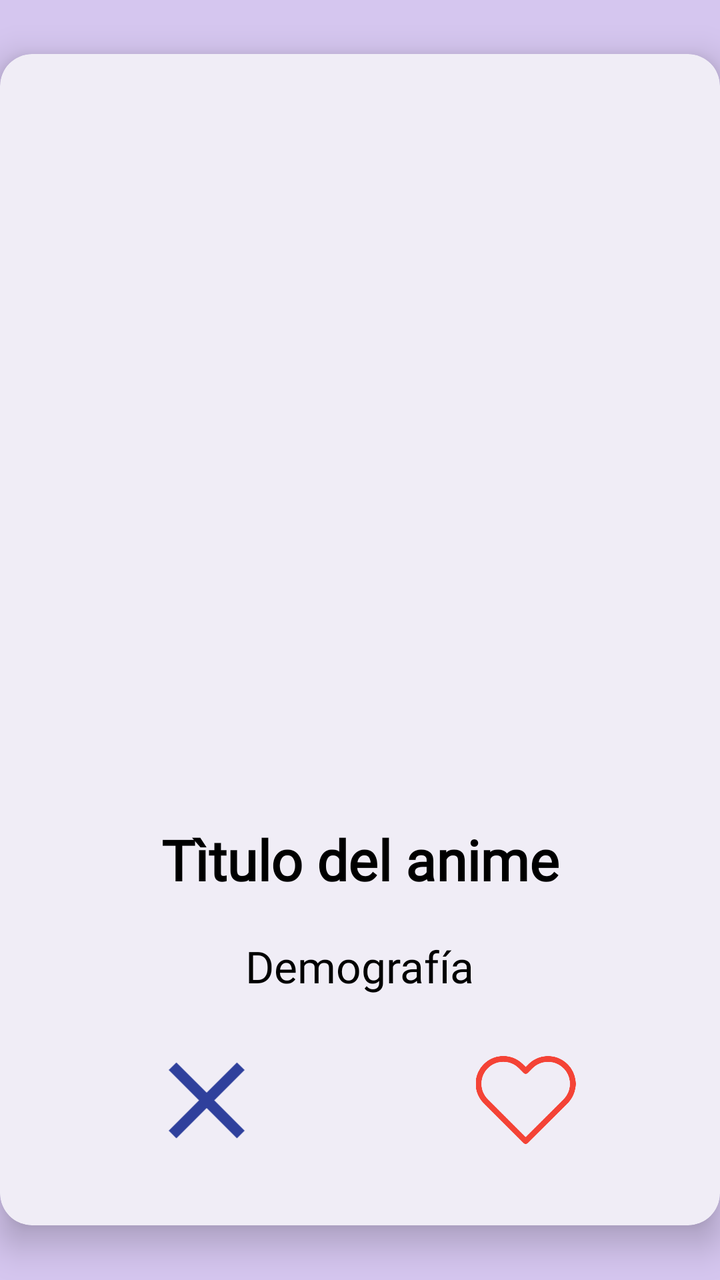
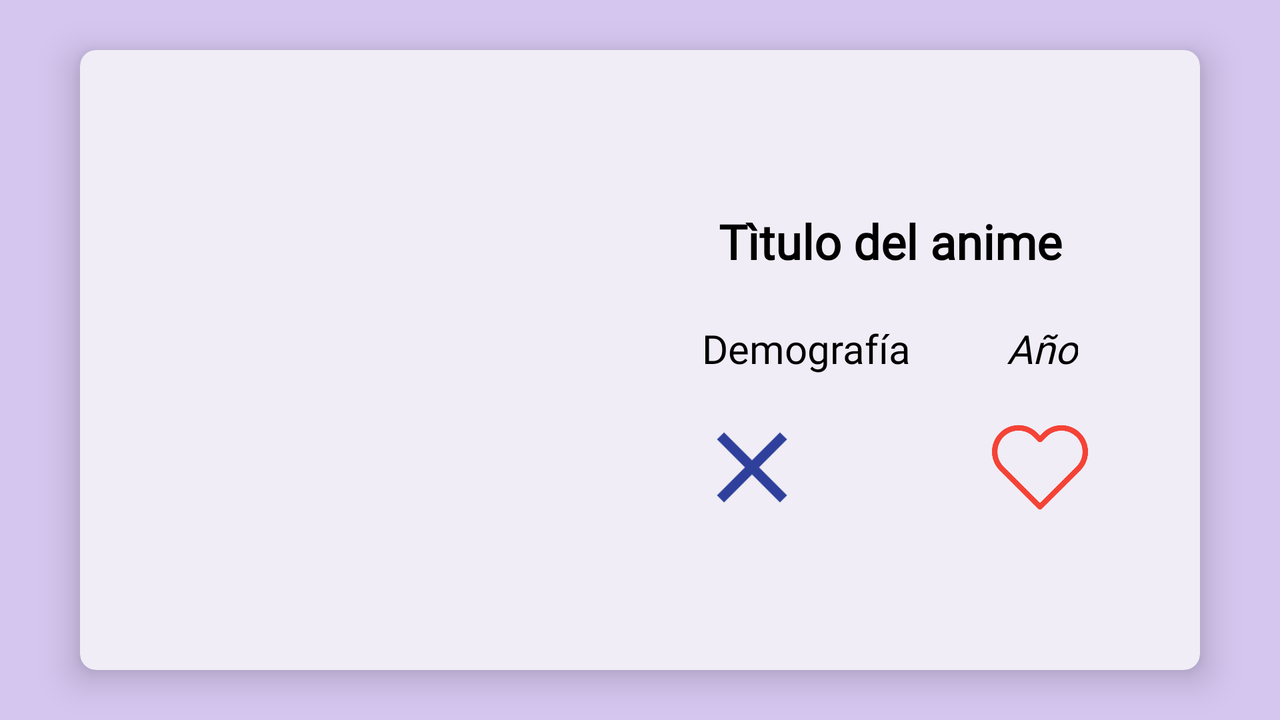

The same Android screen from two of the app's own layout files: first res/layout/ as a phone draws it, then the repository's variant for another configuration, drawn on a device whose configuration selects that folder. Both files follow.
<!-- AndroidManifest.xml: application theme Theme.AnimaT -->
<!-- res/layout/activity_animes.xml -->
<?xml version="1.0" encoding="utf-8"?>
<LinearLayout xmlns:android="http://schemas.android.com/apk/res/android"
    xmlns:app="http://schemas.android.com/apk/res-auto"
    xmlns:tools="http://schemas.android.com/tools"
    android:layout_width="match_parent"
    android:layout_height="match_parent"
    android:background="#D5C6EF"
    android:gravity="center"
    tools:context=".AnimesActivity">

    <androidx.cardview.widget.CardView
        android:layout_width="360dp"
        android:layout_height="wrap_content"
        android:layout_gravity="center"
        android:layout_margin="5dp"
        app:cardElevation="10dp"
        android:orientation="vertical"
        app:cardBackgroundColor="#F0EDF6"
        app:cardCornerRadius="16dp"
        tools:context=".AnimesActivity">

        <LinearLayout
            android:layout_width="wrap_content"
            android:layout_height="wrap_content"
            android:layout_gravity="center"
            android:gravity="center"
            android:orientation="vertical">

            <ImageView
                android:id="@+id/ivPoster"
                android:layout_width="310dp"
                android:layout_height="314dp"
                android:layout_marginTop="30dp"
                android:layout_marginBottom="40dp"
                tools:srcCompat="@tools:sample/avatars" />

            <TextView
                android:id="@+id/tvAnimeName"
                android:layout_width="280dp"
                android:layout_height="wrap_content"
                android:fontFamily="@font/caviardreams_bold"
                android:text="@string/titulo_anime"
                android:textAlignment="center"
                android:textColor="@color/black"
                android:textSize="28sp"
                android:textStyle="bold" />



                <TextView
                    android:id="@+id/tvDemografia"
                    android:layout_width="wrap_content"
                    android:layout_height="wrap_content"
                    android:fontFamily="@font/caviardreams_bold"
                    android:text="@string/demography"
                    android:layout_marginTop="20dp"
                    android:textColor="@color/black"
                    android:textSize="22sp" />




            <LinearLayout
                android:layout_width="match_parent"
                android:layout_height="wrap_content"
                android:layout_marginTop="20dp"
                android:layout_marginBottom="30dp"
                android:gravity="center">


                <ImageView
                    android:id="@+id/ivReject"
                    android:layout_width="66dp"
                    android:layout_height="65dp"
                    android:layout_marginRight="100dp"
                    app:srcCompat="@drawable/baseline_close_24" />

                <ImageView
                    android:id="@+id/ivAccept"
                    android:layout_width="53dp"
                    android:layout_height="50dp"
                    app:srcCompat="@drawable/heart" />

            </LinearLayout>

        </LinearLayout>

    </androidx.cardview.widget.CardView>
</LinearLayout>
<!-- resources referenced by this layout -->
<resources>
  <!-- drawable baseline_close_24 (drawable) -->
  <vector android:height="24dp"
      android:viewportHeight="24" android:viewportWidth="24"
      android:width="24dp" xmlns:android="http://schemas.android.com/apk/res/android">
  
      <path
          android:fillColor="#2F409C"
          android:pathData="M19,6.41L17.59,5 12,10.59 6.41,5 5,6.41 10.59,12 5,17.59 6.41,19 12,13.41 17.59,19 19,17.59 13.41,12z"/>
  </vector>
  <!-- drawable heart (drawable) -->
  <vector xmlns:android="http://schemas.android.com/apk/res/android"
      android:width="800dp"
      android:height="800dp"
      android:viewportWidth="471.7"
      android:viewportHeight="471.7">
    <path
        android:pathData="M433.6,67c-24.7,-24.7 -57.4,-38.2 -92.3,-38.2s-67.7,13.6 -92.4,38.3l-12.9,12.9l-13.1,-13.1c-24.7,-24.7 -57.6,-38.4 -92.5,-38.4c-34.8,0 -67.6,13.6 -92.2,38.2c-24.7,24.7 -38.3,57.5 -38.2,92.4c0,34.9 13.7,67.6 38.4,92.3l187.8,187.8c2.6,2.6 6.1,4 9.5,4c3.4,0 6.9,-1.3 9.5,-3.9l188.2,-187.5c24.7,-24.7 38.3,-57.5 38.3,-92.4C471.8,124.5 458.3,91.7 433.6,67zM414.4,232.7l-178.7,178l-178.3,-178.3c-19.6,-19.6 -30.4,-45.6 -30.4,-73.3s10.7,-53.7 30.3,-73.2c19.5,-19.5 45.5,-30.3 73.1,-30.3c27.7,0 53.8,10.8 73.4,30.4l22.6,22.6c5.3,5.3 13.8,5.3 19.1,0l22.4,-22.4c19.6,-19.6 45.7,-30.4 73.3,-30.4c27.6,0 53.6,10.8 73.2,30.3c19.6,19.6 30.3,45.6 30.3,73.3C444.8,187.1 434,213.1 414.4,232.7z"
        android:fillColor="#F44336"/>
  </vector>
  <string name="demography">Demografía</string>
  <string name="titulo_anime">Tìtulo del anime</string>
  <style name="Theme.AnimaT" parent="Theme.MaterialComponents.DayNight.DarkActionBar">
          
          <item name="colorPrimary">@color/purple_500</item>
          <item name="colorPrimaryVariant">@color/purple_700</item>
          <item name="colorOnPrimary">@color/white</item>
          
          <item name="colorSecondary">@color/teal_200</item>
          <item name="colorSecondaryVariant">@color/teal_700</item>
          <item name="colorOnSecondary">@color/black</item>
          
          <item name="android:statusBarColor">?attr/colorPrimaryVariant</item>
          
  
          <item name="android:actionMenuTextColor">@color/white</item>
  
      </style>
</resources>
<!-- res/layout-land/activity_animes.xml (the repository's variant of the layout above) -->
<!-- drawn on the phone turned sideways -->
<?xml version="1.0" encoding="utf-8"?>
<LinearLayout xmlns:android="http://schemas.android.com/apk/res/android"
    xmlns:app="http://schemas.android.com/apk/res-auto"
    xmlns:tools="http://schemas.android.com/tools"
    android:layout_width="match_parent"
    android:layout_height="match_parent"
    android:background="#D5C6EF"
    android:gravity="center"
    tools:context=".AnimesActivity">

    <androidx.cardview.widget.CardView
        android:layout_width="wrap_content"
        android:layout_height="wrap_content"
        android:layout_gravity="center"
        app:cardElevation="10dp"
        app:cardBackgroundColor="#F0EDF6"
        app:cardCornerRadius="8dp"
        app:cardUseCompatPadding="true"
        tools:context=".AnimesActivity">

        <LinearLayout
            android:layout_width="wrap_content"
            android:layout_height="wrap_content"
            android:gravity="center"
            android:orientation="horizontal">

            <ImageView
                android:id="@+id/ivPoster"
                android:layout_width="220dp"
                android:layout_height="250dp"
                android:layout_margin="30dp"
                tools:srcCompat="@tools:sample/avatars" />

            <LinearLayout
                android:layout_width="match_parent"
                android:layout_height="wrap_content"
                android:layout_marginEnd="30dp"
                android:gravity="center"
                android:orientation="vertical">

                <TextView
                    android:id="@+id/tvAnimeName"
                    android:layout_width="250dp"
                    android:layout_height="wrap_content"
                    android:layout_marginVertical="16dp"
                    android:layout_marginBottom="8dp"
                    android:fontFamily="@font/caviardreams_bold"
                    android:text="@string/titulo_anime"
                    android:textAlignment="center"
                    android:textColor="@color/black"
                    android:textSize="24sp"
                    android:textStyle="bold" />


                <LinearLayout
                    android:layout_width="wrap_content"
                    android:layout_height="wrap_content"
                    android:layout_marginVertical="8dp"
                    android:gravity="center"
                    android:orientation="horizontal">

                    <TextView
                        android:id="@+id/tvDemografia"
                        android:layout_width="wrap_content"
                        android:layout_height="wrap_content"
                        android:layout_marginEnd="48dp"
                        android:fontFamily="@font/caviardreams_bold"
                        android:text="@string/demography"
                        android:textColor="@color/black"
                        android:textSize="20sp" />

                    <TextView
                        android:id="@+id/tvAño"
                        android:layout_width="wrap_content"
                        android:layout_height="wrap_content"
                        android:fontFamily="@font/caviardreams_bold"
                        android:text="@string/year"
                        android:textColor="@color/black"
                        android:textSize="20sp"
                        android:textStyle="italic" />

                </LinearLayout>

                <LinearLayout
                    android:layout_width="wrap_content"
                    android:layout_height="wrap_content"
                    android:layout_marginVertical="8dp"
                    android:gravity="center"
                    android:orientation="horizontal">

                    <ImageView
                        android:id="@+id/ivReject"
                        android:layout_width="60dp"
                        android:layout_height="60dp"
                        android:scaleType="fitCenter"
                        android:layout_marginRight="90dp"
                        app:srcCompat="@drawable/baseline_close_24" />

                    <ImageView
                        android:id="@+id/ivAccept"
                        android:layout_width="48dp"
                        android:layout_height="48dp"
                        android:scaleType="fitXY"
                        app:srcCompat="@drawable/heart" />

                </LinearLayout>


            </LinearLayout>

        </LinearLayout>

    </androidx.cardview.widget.CardView>

</LinearLayout>
<!-- resources referenced by the variant -->
<!-- as the phone turned sideways resolves them -->
<resources>
  <!-- drawable baseline_close_24 (drawable) -->
  <vector android:height="24dp"
      android:viewportHeight="24" android:viewportWidth="24"
      android:width="24dp" xmlns:android="http://schemas.android.com/apk/res/android">
  
      <path
          android:fillColor="#2F409C"
          android:pathData="M19,6.41L17.59,5 12,10.59 6.41,5 5,6.41 10.59,12 5,17.59 6.41,19 12,13.41 17.59,19 19,17.59 13.41,12z"/>
  </vector>
  <!-- drawable heart (drawable) -->
  <vector xmlns:android="http://schemas.android.com/apk/res/android"
      android:width="800dp"
      android:height="800dp"
      android:viewportWidth="471.7"
      android:viewportHeight="471.7">
    <path
        android:pathData="M433.6,67c-24.7,-24.7 -57.4,-38.2 -92.3,-38.2s-67.7,13.6 -92.4,38.3l-12.9,12.9l-13.1,-13.1c-24.7,-24.7 -57.6,-38.4 -92.5,-38.4c-34.8,0 -67.6,13.6 -92.2,38.2c-24.7,24.7 -38.3,57.5 -38.2,92.4c0,34.9 13.7,67.6 38.4,92.3l187.8,187.8c2.6,2.6 6.1,4 9.5,4c3.4,0 6.9,-1.3 9.5,-3.9l188.2,-187.5c24.7,-24.7 38.3,-57.5 38.3,-92.4C471.8,124.5 458.3,91.7 433.6,67zM414.4,232.7l-178.7,178l-178.3,-178.3c-19.6,-19.6 -30.4,-45.6 -30.4,-73.3s10.7,-53.7 30.3,-73.2c19.5,-19.5 45.5,-30.3 73.1,-30.3c27.7,0 53.8,10.8 73.4,30.4l22.6,22.6c5.3,5.3 13.8,5.3 19.1,0l22.4,-22.4c19.6,-19.6 45.7,-30.4 73.3,-30.4c27.6,0 53.6,10.8 73.2,30.3c19.6,19.6 30.3,45.6 30.3,73.3C444.8,187.1 434,213.1 414.4,232.7z"
        android:fillColor="#F44336"/>
  </vector>
  <string name="demography">Demografía</string>
  <string name="titulo_anime">Tìtulo del anime</string>
  <string name="year">Año</string>
  <style name="Theme.AnimaT" parent="Theme.MaterialComponents.DayNight.DarkActionBar">
          
          <item name="colorPrimary">@color/purple_500</item>
          <item name="colorPrimaryVariant">@color/purple_700</item>
          <item name="colorOnPrimary">@color/white</item>
          
          <item name="colorSecondary">@color/teal_200</item>
          <item name="colorSecondaryVariant">@color/teal_700</item>
          <item name="colorOnSecondary">@color/black</item>
          
          <item name="android:statusBarColor">?attr/colorPrimaryVariant</item>
          
  
          <item name="android:actionMenuTextColor">@color/white</item>
  
      </style>
</resources>
